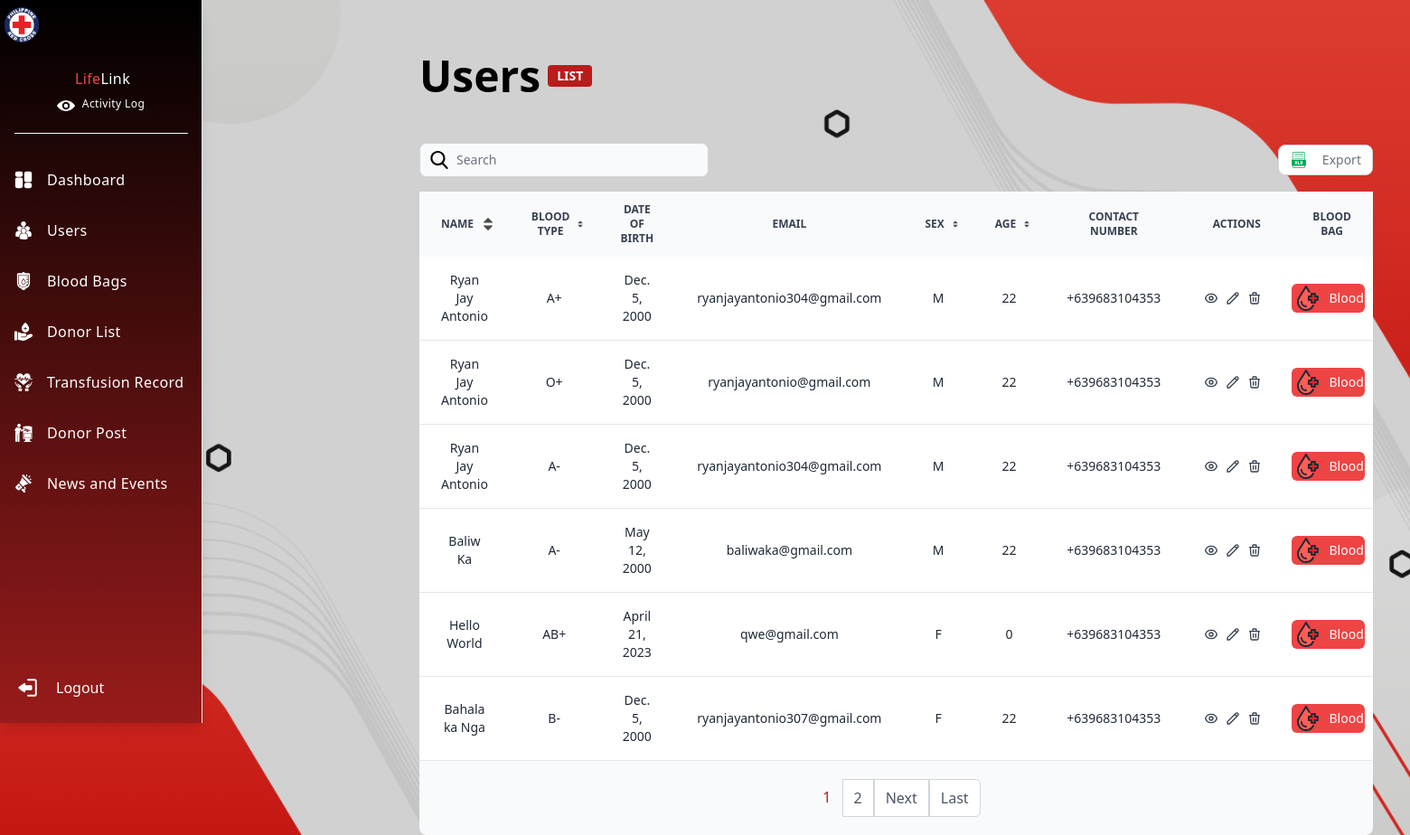
Screenshot of /lifelinkadmin/users-list/ with the database file from the repository.
### account/models.py (models this page shows, shortened)
class DonorInfo(models.Model):
    GENDER_CHOICES = (
        ('M', 'Male'),
        ('F', 'Female'),
    )
    BLOOD_TYPES = (
        ('A+', 'A positive'),
        ('A-', 'A negative'),
        ('B+', 'B positive'),
        ('B-', 'B negative'),
        ('AB+', 'AB positive'),
        ('AB-', 'AB negative'),
        ('O+', 'O positive'),
        ('O-', 'O negative'),
    )
    info_id = models.CharField(max_length=7, unique=True, primary_key=True, editable=False, default=generate_id)
    user = models.OneToOneField(User, on_delete=models.CASCADE)
    firstname=models.CharField(max_length=50)
    lastname=models.CharField(max_length=50)
    blood_type = models.CharField(max_length=3, choices=BLOOD_TYPES)
    date_of_birth = models.DateField(null=True, blank=True)
    email = models.CharField(max_length=50)
    address = models.CharField(max_length=50)
    sex = models.CharField(max_length=10, choices=GENDER_CHOICES)
    occupation = models.CharField(max_length=50, null=True)
    age = models.IntegerField(default=0, editable=False)
    contact_number = PhoneNumberField(default='+639')
    completed_at=models.DateTimeField(auto_now_add=True)
    is_privacy_accepted_terms_accepted = models.BooleanField(default=False)
    is_consent_accepted = models.BooleanField(default=False)
    def calculate_age(self):
        if not self.date_of_birth:
            return None
        today = date.today()
        age = today.year - self.date_of_birth.year - ((today.month, today.day) < (self.date_of_birth.month, self.date_of_birth.day))
        return age
    calculate_age.short_description = 'Age'

### custom_admin/views.py (the view)
# urls.py: path('users-list/', views.usersList, name='users-list'),
def usersList(request):
    user_list = DonorInfo.objects.all()
    paginator = Paginator(user_list, 6)
    page = request.GET.get('page')
    users = paginator.get_page(page)
    return render(request, 'custom_admin/users.html', {'users': users, 'sidebar':users})

### custom_admin/templates/custom_admin/users.html (shortened to what this page needs)
{% extends "custom_admin/base.html" %}
{% load tailwind_filters %}
{% load static %}
{% load static tailwind_tags %}
{% block content %}
<div class="flex flex-row">
  <div>
    {% include "custom_admin/sidebar.html" %}
  </div>
  <div>
<div class="relative overflow-x-auto shadow-b-2xl sm:rounded-lg mx-60 mt-[60px]">
  <h1 class="flex items-center text-5xl font-extrabold dark:text-white mb-[50px]">Users<span class="bg-red-700 text-white text-sm font-semibold mr-2 px-2.5 py-0.5 rounded dark:bg-red-200 dark:text-black ml-2">LIST</span></h1>
   <div class="flex items-center justify-between pb-4">
      <div class="relative">
         <div class="absolute inset-y-0 left-0 flex items-center pl-3 pointer-events-none">
         </div>
         <input type="text" id="search" class="block p-2 pl-10 text-sm text-gray-900 border border-gray-300 rounded-lg w-80 bg-gray-50 focus:ring-blue-500 focus:border-blue-500 dark:bg-gray-700 dark:border-gray-600 dark:placeholder-gray-400 dark:text-white dark:focus:ring-blue-500 dark:focus:border-blue-500" placeholder="Search">
      </div>
      <div>
         <a href="{% url 'export-donor-info' %}">
         <button id="dateRange-modal-trigger-btn" data-modal-target="small-modal" data-modal-toggle="small-modal" class="inline-flex items-center text-gray-500 bg-white border border-gray-300 focus:outline-none hover:bg-gray-300 focus:ring-4 focus:ring-gray-200 font-medium rounded-lg text-sm px-3 py-1.5 dark:bg-gray-800 dark:text-white dark:border-gray-600 dark:hover:bg-gray-700 dark:hover:border-gray-600 dark:focus:ring-gray-700" type="button">
         <img src="{% static 'assets/icons/xls.svg' %}" alt="xls icon" class="w-5 h-5 mr-4">
         Export
         </button>
         </a>
      </div>
   </div>
   <table class="w-full text-sm text-left text-gray-500 dark:text-gray-400 table-auto" id="table">
      <thead class="text-xs text-gray-700 uppercase bg-gray-50 dark:bg-gray-700 dark:text-gray-400 text-center">
         <tr>
            <th scope="col" class="px-6 py-3">
               <div class="flex items-center justify-center">
                  Name
                  <a href="#" id="sort-name"><img src="{% static 'assets/icons/sort.svg' %}" alt="sort icon" class="w-5 h-5 ml-2"></a>
               </div>
            </th>
            <th scope="col" class="px-6 py-3">
               <div class="flex items-center justify-center">
                  Blood Type
                  <a href="#" id="sort-blood-type"><img src="{% static 'assets/icons/sort.svg' %}" alt="sort icon" class="w-5 h-5 ml-2"></a>
               </div>
            </th>
            <th scope="col" class="px-6 py-3">
               <div class="flex items-center justify-center">
                  Date of Birth
               </div>
            </th>
            <th scope="col" class="px-6 py-3">
               Email
            </th>
            <th scope="col" class="px-6 py-3">
               <div class="flex items-center justify-center">
                  Sex
                  <a href="#" id="sort-sex"><img src="{% static 'assets/icons/sort.svg' %}" alt="sort icon" class="w-5 h-5 ml-2"></a>
               </div>
            </th>
            <th scope="col" class="px-6 py-3">
               <div class="flex items-center justify-center">
                  Age
                  <a href="#" id="sort-age"><img src="{% static 'assets/icons/sort.svg' %}" alt="sort icon" class="w-5 h-5 ml-2"></a>
               </div>
            </th>
            <th scope="col" class="px-6 py-3">
               Contact Number
            </th>
            <th scope="col" class="px-6 py-3">
               Actions
            </th>
            <th scope="col" class="px-6 py-3">
               Blood Bag
            </th>
         </tr>
      </thead>
      <tbody id="table-body">
         {% for user in users  %}
         <tr class="bg-white border-b dark:bg-gray-800 dark:border-gray-700 hover:bg-gray-50 dark:hover:bg-gray-600 text-center text-gray-800">
            <td class="px-6 py-4">
               {{ user.firstname }} {{ user.lastname }}
            </td>
            <td class="px-6 py-4">
               {{user.blood_type }}
            </td>
            <td class="px-6 py-4">
               {{ user.date_of_birth }}
            </td>
            <td class="px-6 py-4">
               {{ user.email }}
            </td>
            <td class="px-6 py-4">
               {{ user.sex }}
            </td>
            <td class="px-6 py-4">
               {{ user.age }}
            </td>
            <td class="px-6 py-4">
               {{ user.contact_number }}
            </td>
            <td class="px-6 py-4">
               <div class="flex item-center justify-center">
                  <div class="w-4 mr-2 transform hover:text-blue-500 hover:scale-110 text-gray-700">
                  </div>
                  <div class="w-4 mr-2 transform hover:text-blue-500 hover:scale-110 text-gray-700">
                     <svg xmlns="http://www.w3.org/2000/svg" fill="none" viewBox="0 0 24 24" stroke="currentColor">
                        <path stroke-linecap="round" stroke-linejoin="round" stroke-width="2" d="M15.232 5.232l3.536 3.536m-2.036-5.036a2.5 2.5 0 113.536 3.536L6.5 21.036H3v-3.572L16.732 3.732z" />
                     </svg>
                  </div>
                  <div class="w-4 mr-2 transform hover:text-red-500 hover:scale-110 text-gray-700">
                     <svg xmlns="http://www.w3.org/2000/svg" fill="none" viewBox="0 0 24 24" stroke="currentColor">
                        <path stroke-linecap="round" stroke-linejoin="round" stroke-width="2" d="M19 7l-.867 12.142A2 2 0 0116.138 21H7.862a2 2 0 01-1.995-1.858L5 7m5 4v6m4-6v6m1-10V4a1 1 0 00-1-1h-4a1 1 0 00-1 1v3M4 7h16" />
                     </svg>
                  </div>
               </div>
            </td>
            <td class="">
               <a href="#" id="modal-trigger-btn" class="flex items-center bg-red-500 text-white rounded-md justify-center mr-2 hover:bg-red-700">
               <img src="{% static 'assets/icons/blood.svg' %}" alt="Add icon" class="lg:w-8 mr-2 sm:w-3 md:w-5">
               <span>Blood</span>
               </a>
            </td>
         </tr>
         {% endfor %}
      </tbody>
   </table>
   <nav class="bg-gray-50 flex items-center justify-center py-5">
    {% if users.has_other_pages %}
      <ul class="flex list-none">
        {% for i in users.paginator.page_range %}
          {% if users.number == i %}
            <li>
              <a class="relative block px-3 py-2 bg-primary text-red-700 font-medium rounded-md" href="?page={{ i }}">{{ i }}</a>
            </li>
          {% elif i > users.number|add:'-3' and i < users.number|add:'3' %}
            <li>
              <a class="relative block px-3 py-2 bg-white border border-gray-300 text-gray-600 hover:text-gray-900 dark:bg-gray-700 dark:text-white dark:hover:text-gray-300" href="?page={{ i }}">{{ i }}</a>
            </li>
          {% endif %}
        {% endfor %}
        {% if users.has_next %}
          <li>
            <a class="relative block px-3 py-2 bg-white border border-gray-300 text-gray-600 hover:text-gray-900 dark:bg-gray-700 dark:text-white dark:hover:text-gray-300" href="?page={{ users.next_page_number }}"><span>Next</span></svg></a>
          </li>
          <li>
            <a class="relative block px-3 py-2 rounded-r-md bg-white border border-gray-300 text-gray-600 hover:text-gray-900 dark:bg-gray-700 dark:text-white dark:hover:text-gray-300" href="?page={{ users.paginator.num_pages }}"><span>Last</span></a>
          </li>
          {% endif %}
          </ul>
          {% endif %}
            </nav>
</div>
  </div>
</div>
{% endblock content%}

### rows the page displays
DonorInfo: firstname "Ryan Jay", lastname "Antonio", blood_type "A+", date_of_birth "Dec. 5, 2000", email "ryanjayantonio304@gmail.com", sex "M", age "22", contact_number "+639683104353"
DonorInfo: firstname "Ryan Jay", lastname "Antonio", blood_type "O+", date_of_birth "Dec. 5, 2000", email "ryanjayantonio@gmail.com", sex "M", age "22", contact_number "+639683104353"
DonorInfo: firstname "Ryan Jay", lastname "Antonio", blood_type "A-", date_of_birth "Dec. 5, 2000", email "ryanjayantonio304@gmail.com", sex "M", age "22", contact_number "+639683104353"
DonorInfo: firstname "Baliw", lastname "Ka", blood_type "A-", date_of_birth "May 12, 2000", email "baliwaka@gmail.com", sex "M", age "22", contact_number "+639683104353"
DonorInfo: firstname "Hello", lastname "World", blood_type "AB+", date_of_birth "April 21, 2023", email "qwe@gmail.com", sex "F", age "0", contact_number "+639683104353"
DonorInfo: firstname "Bahala ka", lastname "Nga", blood_type "B-", date_of_birth "Dec. 5, 2000", email "ryanjayantonio307@gmail.com", sex "F", age "22", contact_number "+639683104353"

### other values shown
{{ i }} "1"
{{ i }} "2"
